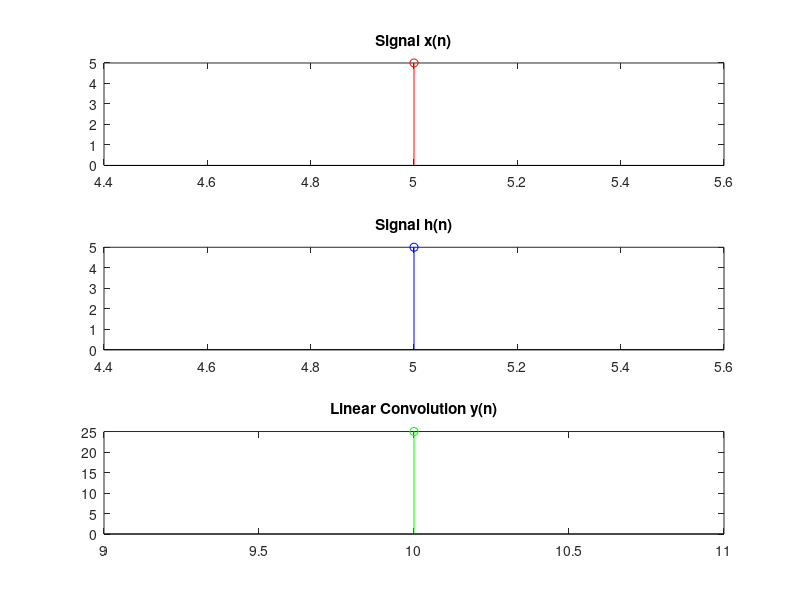

The MATLAB source for this figure: (Note: this script raises an error after producing the figure.)
%linear convolution of 2 discrete signals

x_values = input('Enter the values of x(n) in square brackets: ');
t_x = input('Enter the corresponding time values of x(n) in square brackets: ');

h_values = input('Enter the values of h(n) in square brackets: ');
t_h = input('Enter the corresponding time values of h(n) in square brackets: ');

% Calculate linear convolution
M = length(x_values);
N = length(h_values);
L = M + N - 1;

y_values = zeros(1, L);
t_y = min(t_x) + min(t_h) : max(t_x) + max(t_h);

for n = 1:L
    for k = max(1, n-N+1):min(M, n)
        y_values(n) = y_values(n) + x_values(k) * h_values(n-k+1);
    end
end

% Plotting input signals
subplot(3, 1, 1);
stem(t_x, x_values, 'r');
title('Signal x(n)');

subplot(3, 1, 2);
stem(t_h, h_values, 'b');
title('Signal h(n)');

% Plotting convolution result
subplot(3, 1, 3);
stem(t_y, y_values, 'g');
title('Linear Convolution y(n)');

% Adjusting subplot layout
sgtitle('Linear Convolution of x(n) and h(n)');

% displaying results
disp('Linear Convolution Result:');
disp(y_values);

% [1,2,0.5,1]
% [0,1,2,3]
% [1,2,1,-1]
% [-1,0,1,2]